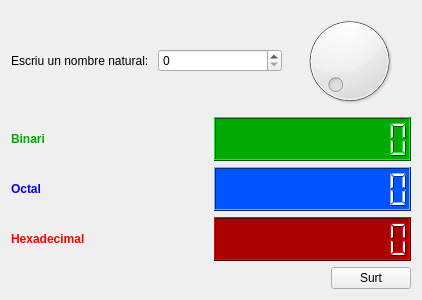
<?xml version="1.0" encoding="UTF-8"?>
<ui version="4.0">
 <class>Form</class>
 <widget class="QWidget" name="Form">
  <property name="geometry">
   <rect>
    <x>0</x>
    <y>0</y>
    <width>422</width>
    <height>300</height>
   </rect>
  </property>
  <property name="windowTitle">
   <string>Conversor</string>
  </property>
  <layout class="QVBoxLayout" name="verticalLayout">
   <item>
    <layout class="QHBoxLayout" name="horizontalLayout">
     <item>
      <widget class="QLabel" name="label">
       <property name="text">
        <string>Escriu un nombre natural: </string>
       </property>
      </widget>
     </item>
     <item>
      <widget class="QSpinBox" name="spinBox">
       <property name="minimumSize">
        <size>
         <width>0</width>
         <height>0</height>
        </size>
       </property>
      </widget>
     </item>
     <item>
      <widget class="QDial" name="dial">
       <property name="minimumSize">
        <size>
         <width>0</width>
         <height>70</height>
        </size>
       </property>
       <property name="maximum">
        <number>99</number>
       </property>
      </widget>
     </item>
    </layout>
   </item>
   <item>
    <layout class="QHBoxLayout" name="horizontalLayout_6">
     <item>
      <widget class="QLabel" name="label_6">
       <property name="palette">
        <palette>
         <active>
          <colorrole role="WindowText">
           <brush brushstyle="SolidPattern">
            <color alpha="255">
             <red>0</red>
             <green>170</green>
             <blue>0</blue>
            </color>
           </brush>
          </colorrole>
         </active>
         <inactive>
          <colorrole role="WindowText">
           <brush brushstyle="SolidPattern">
            <color alpha="255">
             <red>0</red>
             <green>170</green>
             <blue>0</blue>
            </color>
           </brush>
          </colorrole>
         </inactive>
         <disabled>
          <colorrole role="WindowText">
           <brush brushstyle="SolidPattern">
            <color alpha="255">
             <red>165</red>
             <green>167</green>
             <blue>169</blue>
            </color>
           </brush>
          </colorrole>
         </disabled>
        </palette>
       </property>
       <property name="font">
        <font>
         <weight>75</weight>
         <bold>true</bold>
        </font>
       </property>
       <property name="text">
        <string>Binari</string>
       </property>
      </widget>
     </item>
     <item>
      <widget class="QLCDNumber" name="lcdNumber">
       <property name="palette">
        <palette>
         <active>
          <colorrole role="WindowText">
           <brush brushstyle="SolidPattern">
            <color alpha="255">
             <red>255</red>
             <green>255</green>
             <blue>255</blue>
            </color>
           </brush>
          </colorrole>
          <colorrole role="Button">
           <brush brushstyle="SolidPattern">
            <color alpha="255">
             <red>0</red>
             <green>170</green>
             <blue>0</blue>
            </color>
           </brush>
          </colorrole>
          <colorrole role="Light">
           <brush brushstyle="SolidPattern">
            <color alpha="255">
             <red>0</red>
             <green>255</green>
             <blue>0</blue>
            </color>
           </brush>
          </colorrole>
          <colorrole role="Midlight">
           <brush brushstyle="SolidPattern">
            <color alpha="255">
             <red>0</red>
             <green>212</green>
             <blue>0</blue>
            </color>
           </brush>
          </colorrole>
          <colorrole role="Dark">
           <brush brushstyle="SolidPattern">
            <color alpha="255">
             <red>0</red>
             <green>85</green>
             <blue>0</blue>
            </color>
           </brush>
          </colorrole>
          <colorrole role="Mid">
           <brush brushstyle="SolidPattern">
            <color alpha="255">
             <red>0</red>
             <green>113</green>
             <blue>0</blue>
            </color>
           </brush>
          </colorrole>
          <colorrole role="Text">
           <brush brushstyle="SolidPattern">
            <color alpha="255">
             <red>0</red>
             <green>0</green>
             <blue>0</blue>
            </color>
           </brush>
          </colorrole>
          <colorrole role="BrightText">
           <brush brushstyle="SolidPattern">
            <color alpha="255">
             <red>255</red>
             <green>255</green>
             <blue>255</blue>
            </color>
           </brush>
          </colorrole>
          <colorrole role="ButtonText">
           <brush brushstyle="SolidPattern">
            <color alpha="255">
             <red>0</red>
             <green>0</green>
             <blue>0</blue>
            </color>
           </brush>
          </colorrole>
          <colorrole role="Base">
           <brush brushstyle="SolidPattern">
            <color alpha="255">
             <red>255</red>
             <green>255</green>
             <blue>255</blue>
            </color>
           </brush>
          </colorrole>
          <colorrole role="Window">
           <brush brushstyle="SolidPattern">
            <color alpha="255">
             <red>0</red>
             <green>170</green>
             <blue>0</blue>
            </color>
           </brush>
          </colorrole>
          <colorrole role="Shadow">
           <brush brushstyle="SolidPattern">
            <color alpha="255">
             <red>0</red>
             <green>0</green>
             <blue>0</blue>
            </color>
           </brush>
          </colorrole>
          <colorrole role="AlternateBase">
           <brush brushstyle="SolidPattern">
            <color alpha="255">
             <red>127</red>
             <green>212</green>
             <blue>127</blue>
            </color>
           </brush>
          </colorrole>
          <colorrole role="ToolTipBase">
           <brush brushstyle="SolidPattern">
            <color alpha="255">
             <red>255</red>
             <green>255</green>
             <blue>220</blue>
            </color>
           </brush>
          </colorrole>
          <colorrole role="ToolTipText">
           <brush brushstyle="SolidPattern">
            <color alpha="255">
             <red>0</red>
             <green>0</green>
             <blue>0</blue>
            </color>
           </brush>
          </colorrole>
         </active>
         <inactive>
          <colorrole role="WindowText">
           <brush brushstyle="SolidPattern">
            <color alpha="255">
             <red>255</red>
             <green>255</green>
             <blue>255</blue>
            </color>
           </brush>
          </colorrole>
          <colorrole role="Button">
           <brush brushstyle="SolidPattern">
            <color alpha="255">
             <red>0</red>
             <green>170</green>
             <blue>0</blue>
            </color>
           </brush>
          </colorrole>
          <colorrole role="Light">
           <brush brushstyle="SolidPattern">
            <color alpha="255">
             <red>0</red>
             <green>255</green>
             <blue>0</blue>
            </color>
           </brush>
          </colorrole>
          <colorrole role="Midlight">
           <brush brushstyle="SolidPattern">
            <color alpha="255">
             <red>0</red>
             <green>212</green>
             <blue>0</blue>
            </color>
           </brush>
          </colorrole>
          <colorrole role="Dark">
           <brush brushstyle="SolidPattern">
            <color alpha="255">
             <red>0</red>
             <green>85</green>
             <blue>0</blue>
            </color>
           </brush>
          </colorrole>
          <colorrole role="Mid">
           <brush brushstyle="SolidPattern">
            <color alpha="255">
             <red>0</red>
             <green>113</green>
             <blue>0</blue>
            </color>
           </brush>
          </colorrole>
          <colorrole role="Text">
           <brush brushstyle="SolidPattern">
            <color alpha="255">
             <red>0</red>
             <green>0</green>
             <blue>0</blue>
            </color>
           </brush>
          </colorrole>
          <colorrole role="BrightText">
           <brush brushstyle="SolidPattern">
            <color alpha="255">
             <red>255</red>
             <green>255</green>
             <blue>255</blue>
            </color>
           </brush>
          </colorrole>
          <colorrole role="ButtonText">
           <brush brushstyle="SolidPattern">
            <color alpha="255">
             <red>0</red>
             <green>0</green>
             <blue>0</blue>
            </color>
           </brush>
          </colorrole>
          <colorrole role="Base">
           <brush brushstyle="SolidPattern">
            <color alpha="255">
             <red>255</red>
             <green>255</green>
             <blue>255</blue>
            </color>
           </brush>
          </colorrole>
          <colorrole role="Window">
           <brush brushstyle="SolidPattern">
            <color alpha="255">
             <red>0</red>
             <green>170</green>
             <blue>0</blue>
            </color>
           </brush>
          </colorrole>
          <colorrole role="Shadow">
           <brush brushstyle="SolidPattern">
            <color alpha="255">
             <red>0</red>
             <green>0</green>
             <blue>0</blue>
            </color>
           </brush>
          </colorrole>
          <colorrole role="AlternateBase">
           <brush brushstyle="SolidPattern">
            <color alpha="255">
             <red>127</red>
             <green>212</green>
             <blue>127</blue>
            </color>
           </brush>
          </colorrole>
          <colorrole role="ToolTipBase">
           <brush brushstyle="SolidPattern">
            <color alpha="255">
             <red>255</red>
             <green>255</green>
             <blue>220</blue>
            </color>
           </brush>
          </colorrole>
          <colorrole role="ToolTipText">
           <brush brushstyle="SolidPattern">
            <color alpha="255">
             <red>0</red>
             <green>0</green>
             <blue>0</blue>
            </color>
           </brush>
          </colorrole>
         </inactive>
         <disabled>
          <colorrole role="WindowText">
           <brush brushstyle="SolidPattern">
            <color alpha="255">
             <red>0</red>
             <green>85</green>
             <blue>0</blue>
            </color>
           </brush>
          </colorrole>
          <colorrole role="Button">
           <brush brushstyle="SolidPattern">
            <color alpha="255">
             <red>0</red>
             <green>170</green>
             <blue>0</blue>
            </color>
           </brush>
          </colorrole>
          <colorrole role="Light">
           <brush brushstyle="SolidPattern">
            <color alpha="255">
             <red>0</red>
             <green>255</green>
             <blue>0</blue>
            </color>
           </brush>
          </colorrole>
          <colorrole role="Midlight">
           <brush brushstyle="SolidPattern">
            <color alpha="255">
             <red>0</red>
             <green>212</green>
             <blue>0</blue>
            </color>
           </brush>
          </colorrole>
          <colorrole role="Dark">
           <brush brushstyle="SolidPattern">
            <color alpha="255">
             <red>0</red>
             <green>85</green>
             <blue>0</blue>
            </color>
           </brush>
          </colorrole>
          <colorrole role="Mid">
           <brush brushstyle="SolidPattern">
            <color alpha="255">
             <red>0</red>
             <green>113</green>
             <blue>0</blue>
            </color>
           </brush>
          </colorrole>
          <colorrole role="Text">
           <brush brushstyle="SolidPattern">
            <color alpha="255">
             <red>0</red>
             <green>85</green>
             <blue>0</blue>
            </color>
           </brush>
          </colorrole>
          <colorrole role="BrightText">
           <brush brushstyle="SolidPattern">
            <color alpha="255">
             <red>255</red>
             <green>255</green>
             <blue>255</blue>
            </color>
           </brush>
          </colorrole>
          <colorrole role="ButtonText">
           <brush brushstyle="SolidPattern">
            <color alpha="255">
             <red>0</red>
             <green>85</green>
             <blue>0</blue>
            </color>
           </brush>
          </colorrole>
          <colorrole role="Base">
           <brush brushstyle="SolidPattern">
            <color alpha="255">
             <red>0</red>
             <green>170</green>
             <blue>0</blue>
            </color>
           </brush>
          </colorrole>
          <colorrole role="Window">
           <brush brushstyle="SolidPattern">
            <color alpha="255">
             <red>0</red>
             <green>170</green>
             <blue>0</blue>
            </color>
           </brush>
          </colorrole>
          <colorrole role="Shadow">
           <brush brushstyle="SolidPattern">
            <color alpha="255">
             <red>0</red>
             <green>0</green>
             <blue>0</blue>
            </color>
           </brush>
          </colorrole>
          <colorrole role="AlternateBase">
           <brush brushstyle="SolidPattern">
            <color alpha="255">
             <red>0</red>
             <green>170</green>
             <blue>0</blue>
            </color>
           </brush>
          </colorrole>
          <colorrole role="ToolTipBase">
           <brush brushstyle="SolidPattern">
            <color alpha="255">
             <red>255</red>
             <green>255</green>
             <blue>220</blue>
            </color>
           </brush>
          </colorrole>
          <colorrole role="ToolTipText">
           <brush brushstyle="SolidPattern">
            <color alpha="255">
             <red>0</red>
             <green>0</green>
             <blue>0</blue>
            </color>
           </brush>
          </colorrole>
         </disabled>
        </palette>
       </property>
       <property name="autoFillBackground">
        <bool>true</bool>
       </property>
       <property name="digitCount">
        <number>10</number>
       </property>
       <property name="mode">
        <enum>QLCDNumber::Bin</enum>
       </property>
      </widget>
     </item>
    </layout>
   </item>
   <item>
    <layout class="QHBoxLayout" name="horizontalLayout_4">
     <item>
      <widget class="QLabel" name="label_4">
       <property name="palette">
        <palette>
         <active>
          <colorrole role="WindowText">
           <brush brushstyle="SolidPattern">
            <color alpha="255">
             <red>0</red>
             <green>0</green>
             <blue>255</blue>
            </color>
           </brush>
          </colorrole>
         </active>
         <inactive>
          <colorrole role="WindowText">
           <brush brushstyle="SolidPattern">
            <color alpha="255">
             <red>0</red>
             <green>0</green>
             <blue>255</blue>
            </color>
           </brush>
          </colorrole>
         </inactive>
         <disabled>
          <colorrole role="WindowText">
           <brush brushstyle="SolidPattern">
            <color alpha="255">
             <red>165</red>
             <green>167</green>
             <blue>169</blue>
            </color>
           </brush>
          </colorrole>
         </disabled>
        </palette>
       </property>
       <property name="font">
        <font>
         <weight>75</weight>
         <bold>true</bold>
        </font>
       </property>
       <property name="text">
        <string>Octal</string>
       </property>
      </widget>
     </item>
     <item>
      <widget class="QLCDNumber" name="lcdNumber_2">
       <property name="palette">
        <palette>
         <active>
          <colorrole role="WindowText">
           <brush brushstyle="SolidPattern">
            <color alpha="255">
             <red>255</red>
             <green>255</green>
             <blue>255</blue>
            </color>
           </brush>
          </colorrole>
          <colorrole role="Button">
           <brush brushstyle="SolidPattern">
            <color alpha="255">
             <red>0</red>
             <green>85</green>
             <blue>255</blue>
            </color>
           </brush>
          </colorrole>
          <colorrole role="Light">
           <brush brushstyle="SolidPattern">
            <color alpha="255">
             <red>127</red>
             <green>170</green>
             <blue>255</blue>
            </color>
           </brush>
          </colorrole>
          <colorrole role="Midlight">
           <brush brushstyle="SolidPattern">
            <color alpha="255">
             <red>63</red>
             <green>127</green>
             <blue>255</blue>
            </color>
           </brush>
          </colorrole>
          <colorrole role="Dark">
           <brush brushstyle="SolidPattern">
            <color alpha="255">
             <red>0</red>
             <green>42</green>
             <blue>127</blue>
            </color>
           </brush>
          </colorrole>
          <colorrole role="Mid">
           <brush brushstyle="SolidPattern">
            <color alpha="255">
             <red>0</red>
             <green>56</green>
             <blue>170</blue>
            </color>
           </brush>
          </colorrole>
          <colorrole role="Text">
           <brush brushstyle="SolidPattern">
            <color alpha="255">
             <red>0</red>
             <green>0</green>
             <blue>0</blue>
            </color>
           </brush>
          </colorrole>
          <colorrole role="BrightText">
           <brush brushstyle="SolidPattern">
            <color alpha="255">
             <red>255</red>
             <green>255</green>
             <blue>255</blue>
            </color>
           </brush>
          </colorrole>
          <colorrole role="ButtonText">
           <brush brushstyle="SolidPattern">
            <color alpha="255">
             <red>0</red>
             <green>0</green>
             <blue>0</blue>
            </color>
           </brush>
          </colorrole>
          <colorrole role="Base">
           <brush brushstyle="SolidPattern">
            <color alpha="255">
             <red>255</red>
             <green>255</green>
             <blue>255</blue>
            </color>
           </brush>
          </colorrole>
          <colorrole role="Window">
           <brush brushstyle="SolidPattern">
            <color alpha="255">
             <red>0</red>
             <green>85</green>
             <blue>255</blue>
            </color>
           </brush>
          </colorrole>
          <colorrole role="Shadow">
           <brush brushstyle="SolidPattern">
            <color alpha="255">
             <red>0</red>
             <green>0</green>
             <blue>0</blue>
            </color>
           </brush>
          </colorrole>
          <colorrole role="AlternateBase">
           <brush brushstyle="SolidPattern">
            <color alpha="255">
             <red>127</red>
             <green>170</green>
             <blue>255</blue>
            </color>
           </brush>
          </colorrole>
          <colorrole role="ToolTipBase">
           <brush brushstyle="SolidPattern">
            <color alpha="255">
             <red>255</red>
             <green>255</green>
             <blue>220</blue>
            </color>
           </brush>
          </colorrole>
          <colorrole role="ToolTipText">
           <brush brushstyle="SolidPattern">
            <color alpha="255">
             <red>0</red>
             <green>0</green>
             <blue>0</blue>
            </color>
           </brush>
          </colorrole>
         </active>
         <inactive>
          <colorrole role="WindowText">
           <brush brushstyle="SolidPattern">
            <color alpha="255">
             <red>255</red>
             <green>255</green>
             <blue>255</blue>
            </color>
           </brush>
          </colorrole>
          <colorrole role="Button">
           <brush brushstyle="SolidPattern">
            <color alpha="255">
             <red>0</red>
             <green>85</green>
             <blue>255</blue>
            </color>
           </brush>
          </colorrole>
          <colorrole role="Light">
           <brush brushstyle="SolidPattern">
            <color alpha="255">
             <red>127</red>
             <green>170</green>
             <blue>255</blue>
            </color>
           </brush>
          </colorrole>
          <colorrole role="Midlight">
           <brush brushstyle="SolidPattern">
            <color alpha="255">
             <red>63</red>
             <green>127</green>
             <blue>255</blue>
            </color>
           </brush>
          </colorrole>
          <colorrole role="Dark">
           <brush brushstyle="SolidPattern">
            <color alpha="255">
             <red>0</red>
             <green>42</green>
             <blue>127</blue>
            </color>
           </brush>
          </colorrole>
          <colorrole role="Mid">
           <brush brushstyle="SolidPattern">
            <color alpha="255">
             <red>0</red>
             <green>56</green>
             <blue>170</blue>
            </color>
           </brush>
          </colorrole>
          <colorrole role="Text">
           <brush brushstyle="SolidPattern">
            <color alpha="255">
             <red>0</red>
             <green>0</green>
             <blue>0</blue>
            </color>
           </brush>
          </colorrole>
          <colorrole role="BrightText">
           <brush brushstyle="SolidPattern">
            <color alpha="255">
             <red>255</red>
             <green>255</green>
             <blue>255</blue>
            </color>
           </brush>
          </colorrole>
          <colorrole role="ButtonText">
           <brush brushstyle="SolidPattern">
            <color alpha="255">
             <red>0</red>
             <green>0</green>
             <blue>0</blue>
            </color>
           </brush>
          </colorrole>
          <colorrole role="Base">
           <brush brushstyle="SolidPattern">
            <color alpha="255">
             <red>255</red>
             <green>255</green>
             <blue>255</blue>
            </color>
           </brush>
          </colorrole>
          <colorrole role="Window">
           <brush brushstyle="SolidPattern">
            <color alpha="255">
             <red>0</red>
             <green>85</green>
             <blue>255</blue>
            </color>
           </brush>
          </colorrole>
          <colorrole role="Shadow">
           <brush brushstyle="SolidPattern">
            <color alpha="255">
             <red>0</red>
             <green>0</green>
             <blue>0</blue>
            </color>
           </brush>
          </colorrole>
          <colorrole role="AlternateBase">
           <brush brushstyle="SolidPattern">
            <color alpha="255">
             <red>127</red>
             <green>170</green>
             <blue>255</blue>
            </color>
           </brush>
          </colorrole>
          <colorrole role="ToolTipBase">
           <brush brushstyle="SolidPattern">
            <color alpha="255">
             <red>255</red>
             <green>255</green>
             <blue>220</blue>
            </color>
           </brush>
          </colorrole>
          <colorrole role="ToolTipText">
           <brush brushstyle="SolidPattern">
            <color alpha="255">
             <red>0</red>
             <green>0</green>
             <blue>0</blue>
            </color>
           </brush>
          </colorrole>
         </inactive>
         <disabled>
          <colorrole role="WindowText">
           <brush brushstyle="SolidPattern">
            <color alpha="255">
             <red>0</red>
             <green>85</green>
             <blue>0</blue>
            </color>
           </brush>
          </colorrole>
          <colorrole role="Button">
           <brush brushstyle="SolidPattern">
            <color alpha="255">
             <red>0</red>
             <green>85</green>
             <blue>255</blue>
            </color>
           </brush>
          </colorrole>
          <colorrole role="Light">
           <brush brushstyle="SolidPattern">
            <color alpha="255">
             <red>127</red>
             <green>170</green>
             <blue>255</blue>
            </color>
           </brush>
          </colorrole>
          <colorrole role="Midlight">
           <brush brushstyle="SolidPattern">
            <color alpha="255">
             <red>63</red>
             <green>127</green>
             <blue>255</blue>
            </color>
           </brush>
          </colorrole>
          <colorrole role="Dark">
           <brush brushstyle="SolidPattern">
            <color alpha="255">
             <red>0</red>
             <green>42</green>
             <blue>127</blue>
            </color>
           </brush>
          </colorrole>
          <colorrole role="Mid">
           <brush brushstyle="SolidPattern">
            <color alpha="255">
             <red>0</red>
             <green>56</green>
             <blue>170</blue>
            </color>
           </brush>
          </colorrole>
          <colorrole role="Text">
           <brush brushstyle="SolidPattern">
            <color alpha="255">
             <red>0</red>
             <green>42</green>
             <blue>127</blue>
            </color>
           </brush>
          </colorrole>
          <colorrole role="BrightText">
           <brush brushstyle="SolidPattern">
            <color alpha="255">
             <red>255</red>
             <green>255</green>
             <blue>255</blue>
            </color>
           </brush>
          </colorrole>
          <colorrole role="ButtonText">
           <brush brushstyle="SolidPattern">
            <color alpha="255">
             <red>0</red>
             <green>42</green>
             <blue>127</blue>
            </color>
           </brush>
          </colorrole>
          <colorrole role="Base">
           <brush brushstyle="SolidPattern">
            <color alpha="255">
             <red>0</red>
             <green>85</green>
             <blue>255</blue>
            </color>
           </brush>
          </colorrole>
          <colorrole role="Window">
           <brush brushstyle="SolidPattern">
            <color alpha="255">
             <red>0</red>
             <green>85</green>
             <blue>255</blue>
            </color>
           </brush>
          </colorrole>
          <colorrole role="Shadow">
           <brush brushstyle="SolidPattern">
            <color alpha="255">
             <red>0</red>
             <green>0</green>
             <blue>0</blue>
            </color>
           </brush>
          </colorrole>
          <colorrole role="AlternateBase">
           <brush brushstyle="SolidPattern">
            <color alpha="255">
             <red>0</red>
             <green>85</green>
             <blue>255</blue>
            </color>
           </brush>
          </colorrole>
          <colorrole role="ToolTipBase">
           <brush brushstyle="SolidPattern">
            <color alpha="255">
             <red>255</red>
             <green>255</green>
             <blue>220</blue>
            </color>
           </brush>
          </colorrole>
          <colorrole role="ToolTipText">
           <brush brushstyle="SolidPattern">
            <color alpha="255">
             <red>0</red>
             <green>0</green>
             <blue>0</blue>
            </color>
           </brush>
          </colorrole>
         </disabled>
        </palette>
       </property>
       <property name="autoFillBackground">
        <bool>true</bool>
       </property>
       <property name="digitCount">
        <number>10</number>
       </property>
       <property name="mode">
        <enum>QLCDNumber::Oct</enum>
       </property>
      </widget>
     </item>
    </layout>
   </item>
   <item>
    <layout class="QHBoxLayout" name="horizontalLayout_5">
     <item>
      <widget class="QLabel" name="label_5">
       <property name="palette">
        <palette>
         <active>
          <colorrole role="WindowText">
           <brush brushstyle="SolidPattern">
            <color alpha="255">
             <red>255</red>
             <green>0</green>
             <blue>0</blue>
            </color>
           </brush>
          </colorrole>
         </active>
         <inactive>
          <colorrole role="WindowText">
           <brush brushstyle="SolidPattern">
            <color alpha="255">
             <red>255</red>
             <green>0</green>
             <blue>0</blue>
            </color>
           </brush>
          </colorrole>
         </inactive>
         <disabled>
          <colorrole role="WindowText">
           <brush brushstyle="SolidPattern">
            <color alpha="255">
             <red>165</red>
             <green>167</green>
             <blue>169</blue>
            </color>
           </brush>
          </colorrole>
         </disabled>
        </palette>
       </property>
       <property name="font">
        <font>
         <weight>75</weight>
         <bold>true</bold>
        </font>
       </property>
       <property name="text">
        <string>Hexadecimal</string>
       </property>
      </widget>
     </item>
     <item>
      <widget class="QLCDNumber" name="lcdNumber_3">
       <property name="palette">
        <palette>
         <active>
          <colorrole role="WindowText">
           <brush brushstyle="SolidPattern">
            <color alpha="255">
             <red>255</red>
             <green>255</green>
             <blue>255</blue>
            </color>
           </brush>
          </colorrole>
          <colorrole role="Button">
           <brush brushstyle="SolidPattern">
            <color alpha="255">
             <red>170</red>
             <green>0</green>
             <blue>0</blue>
            </color>
           </brush>
          </colorrole>
          <colorrole role="Light">
           <brush brushstyle="SolidPattern">
            <color alpha="255">
             <red>255</red>
             <green>0</green>
             <blue>0</blue>
            </color>
           </brush>
          </colorrole>
          <colorrole role="Midlight">
           <brush brushstyle="SolidPattern">
            <color alpha="255">
             <red>212</red>
             <green>0</green>
             <blue>0</blue>
            </color>
           </brush>
          </colorrole>
          <colorrole role="Dark">
           <brush brushstyle="SolidPattern">
            <color alpha="255">
             <red>85</red>
             <green>0</green>
             <blue>0</blue>
            </color>
           </brush>
          </colorrole>
          <colorrole role="Mid">
           <brush brushstyle="SolidPattern">
            <color alpha="255">
             <red>113</red>
             <green>0</green>
             <blue>0</blue>
            </color>
           </brush>
          </colorrole>
          <colorrole role="Text">
           <brush brushstyle="SolidPattern">
            <color alpha="255">
             <red>0</red>
             <green>0</green>
             <blue>0</blue>
            </color>
           </brush>
          </colorrole>
          <colorrole role="BrightText">
           <brush brushstyle="SolidPattern">
            <color alpha="255">
             <red>255</red>
             <green>255</green>
             <blue>255</blue>
            </color>
           </brush>
          </colorrole>
          <colorrole role="ButtonText">
           <brush brushstyle="SolidPattern">
            <color alpha="255">
             <red>0</red>
             <green>0</green>
             <blue>0</blue>
            </color>
           </brush>
          </colorrole>
          <colorrole role="Base">
           <brush brushstyle="SolidPattern">
            <color alpha="255">
             <red>255</red>
             <green>255</green>
             <blue>255</blue>
            </color>
           </brush>
          </colorrole>
          <colorrole role="Window">
           <brush brushstyle="SolidPattern">
            <color alpha="255">
             <red>170</red>
             <green>0</green>
             <blue>0</blue>
            </color>
           </brush>
          </colorrole>
          <colorrole role="Shadow">
           <brush brushstyle="SolidPattern">
            <color alpha="255">
             <red>0</red>
             <green>0</green>
             <blue>0</blue>
            </color>
           </brush>
          </colorrole>
          <colorrole role="AlternateBase">
           <brush brushstyle="SolidPattern">
            <color alpha="255">
             <red>212</red>
             <green>127</green>
             <blue>127</blue>
            </color>
           </brush>
          </colorrole>
          <colorrole role="ToolTipBase">
           <brush brushstyle="SolidPattern">
            <color alpha="255">
             <red>255</red>
             <green>255</green>
             <blue>220</blue>
            </color>
           </brush>
          </colorrole>
          <colorrole role="ToolTipText">
           <brush brushstyle="SolidPattern">
            <color alpha="255">
             <red>0</red>
             <green>0</green>
             <blue>0</blue>
            </color>
           </brush>
          </colorrole>
         </active>
         <inactive>
          <colorrole role="WindowText">
           <brush brushstyle="SolidPattern">
            <color alpha="255">
             <red>255</red>
             <green>255</green>
             <blue>255</blue>
            </color>
           </brush>
          </colorrole>
          <colorrole role="Button">
           <brush brushstyle="SolidPattern">
            <color alpha="255">
             <red>170</red>
             <green>0</green>
             <blue>0</blue>
            </color>
           </brush>
          </colorrole>
          <colorrole role="Light">
           <brush brushstyle="SolidPattern">
            <color alpha="255">
             <red>255</red>
             <green>0</green>
             <blue>0</blue>
            </color>
           </brush>
          </colorrole>
          <colorrole role="Midlight">
           <brush brushstyle="SolidPattern">
            <color alpha="255">
             <red>212</red>
             <green>0</green>
             <blue>0</blue>
            </color>
           </brush>
          </colorrole>
          <colorrole role="Dark">
           <brush brushstyle="SolidPattern">
            <color alpha="255">
             <red>85</red>
             <green>0</green>
             <blue>0</blue>
            </color>
           </brush>
          </colorrole>
          <colorrole role="Mid">
           <brush brushstyle="SolidPattern">
            <color alpha="255">
             <red>113</red>
             <green>0</green>
             <blue>0</blue>
            </color>
           </brush>
          </colorrole>
          <colorrole role="Text">
           <brush brushstyle="SolidPattern">
            <color alpha="255">
             <red>0</red>
             <green>0</green>
             <blue>0</blue>
            </color>
           </brush>
          </colorrole>
          <colorrole role="BrightText">
           <brush brushstyle="SolidPattern">
            <color alpha="255">
             <red>255</red>
             <green>255</green>
             <blue>255</blue>
            </color>
           </brush>
          </colorrole>
          <colorrole role="ButtonText">
           <brush brushstyle="SolidPattern">
            <color alpha="255">
             <red>0</red>
             <green>0</green>
             <blue>0</blue>
            </color>
           </brush>
          </colorrole>
          <colorrole role="Base">
           <brush brushstyle="SolidPattern">
            <color alpha="255">
             <red>255</red>
             <green>255</green>
             <blue>255</blue>
            </color>
           </brush>
          </colorrole>
          <colorrole role="Window">
           <brush brushstyle="SolidPattern">
            <color alpha="255">
             <red>170</red>
             <green>0</green>
             <blue>0</blue>
            </color>
           </brush>
          </colorrole>
          <colorrole role="Shadow">
           <brush brushstyle="SolidPattern">
            <color alpha="255">
             <red>0</red>
             <green>0</green>
             <blue>0</blue>
            </color>
           </brush>
          </colorrole>
          <colorrole role="AlternateBase">
           <brush brushstyle="SolidPattern">
            <color alpha="255">
             <red>212</red>
             <green>127</green>
             <blue>127</blue>
            </color>
           </brush>
          </colorrole>
          <colorrole role="ToolTipBase">
           <brush brushstyle="SolidPattern">
            <color alpha="255">
             <red>255</red>
             <green>255</green>
             <blue>220</blue>
            </color>
           </brush>
          </colorrole>
          <colorrole role="ToolTipText">
           <brush brushstyle="SolidPattern">
            <color alpha="255">
             <red>0</red>
             <green>0</green>
             <blue>0</blue>
            </color>
           </brush>
          </colorrole>
         </inactive>
         <disabled>
          <colorrole role="WindowText">
           <brush brushstyle="SolidPattern">
            <color alpha="255">
             <red>0</red>
             <green>85</green>
             <blue>0</blue>
            </color>
           </brush>
          </colorrole>
          <colorrole role="Button">
           <brush brushstyle="SolidPattern">
            <color alpha="255">
             <red>170</red>
             <green>0</green>
             <blue>0</blue>
            </color>
           </brush>
          </colorrole>
          <colorrole role="Light">
           <brush brushstyle="SolidPattern">
            <color alpha="255">
             <red>255</red>
             <green>0</green>
             <blue>0</blue>
            </color>
           </brush>
          </colorrole>
          <colorrole role="Midlight">
           <brush brushstyle="SolidPattern">
            <color alpha="255">
             <red>212</red>
             <green>0</green>
             <blue>0</blue>
            </color>
           </brush>
          </colorrole>
          <colorrole role="Dark">
           <brush brushstyle="SolidPattern">
            <color alpha="255">
             <red>85</red>
             <green>0</green>
             <blue>0</blue>
            </color>
           </brush>
          </colorrole>
          <colorrole role="Mid">
           <brush brushstyle="SolidPattern">
            <color alpha="255">
             <red>113</red>
             <green>0</green>
             <blue>0</blue>
            </color>
           </brush>
          </colorrole>
          <colorrole role="Text">
           <brush brushstyle="SolidPattern">
            <color alpha="255">
             <red>85</red>
             <green>0</green>
             <blue>0</blue>
            </color>
           </brush>
          </colorrole>
          <colorrole role="BrightText">
           <brush brushstyle="SolidPattern">
            <color alpha="255">
             <red>255</red>
             <green>255</green>
             <blue>255</blue>
            </color>
           </brush>
          </colorrole>
          <colorrole role="ButtonText">
           <brush brushstyle="SolidPattern">
            <color alpha="255">
             <red>85</red>
             <green>0</green>
             <blue>0</blue>
            </color>
           </brush>
          </colorrole>
          <colorrole role="Base">
           <brush brushstyle="SolidPattern">
            <color alpha="255">
             <red>170</red>
             <green>0</green>
             <blue>0</blue>
            </color>
           </brush>
          </colorrole>
          <colorrole role="Window">
           <brush brushstyle="SolidPattern">
            <color alpha="255">
             <red>170</red>
             <green>0</green>
             <blue>0</blue>
            </color>
           </brush>
          </colorrole>
          <colorrole role="Shadow">
           <brush brushstyle="SolidPattern">
            <color alpha="255">
             <red>0</red>
             <green>0</green>
             <blue>0</blue>
            </color>
           </brush>
          </colorrole>
          <colorrole role="AlternateBase">
           <brush brushstyle="SolidPattern">
            <color alpha="255">
             <red>170</red>
             <green>0</green>
             <blue>0</blue>
            </color>
           </brush>
          </colorrole>
          <colorrole role="ToolTipBase">
           <brush brushstyle="SolidPattern">
            <color alpha="255">
             <red>255</red>
             <green>255</green>
             <blue>220</blue>
            </color>
           </brush>
          </colorrole>
          <colorrole role="ToolTipText">
           <brush brushstyle="SolidPattern">
            <color alpha="255">
             <red>0</red>
             <green>0</green>
             <blue>0</blue>
            </color>
           </brush>
          </colorrole>
         </disabled>
        </palette>
       </property>
       <property name="autoFillBackground">
        <bool>true</bool>
       </property>
       <property name="digitCount">
        <number>10</number>
       </property>
       <property name="mode">
        <enum>QLCDNumber::Hex</enum>
       </property>
      </widget>
     </item>
    </layout>
   </item>
   <item>
    <layout class="QHBoxLayout" name="horizontalLayout_2">
     <item>
      <spacer name="horizontalSpacer">
       <property name="orientation">
        <enum>Qt::Horizontal</enum>
       </property>
       <property name="sizeHint" stdset="0">
        <size>
         <width>40</width>
         <height>20</height>
        </size>
       </property>
      </spacer>
     </item>
     <item>
      <widget class="QPushButton" name="pushButton">
       <property name="text">
        <string>Surt</string>
       </property>
      </widget>
     </item>
    </layout>
   </item>
  </layout>
 </widget>
 <resources/>
 <connections>
  <connection>
   <sender>spinBox</sender>
   <signal>valueChanged(int)</signal>
   <receiver>dial</receiver>
   <slot>setValue(int)</slot>
   <hints>
    <hint type="sourcelabel">
     <x>246</x>
     <y>50</y>
    </hint>
    <hint type="destinationlabel">
     <x>346</x>
     <y>17</y>
    </hint>
   </hints>
  </connection>
  <connection>
   <sender>dial</sender>
   <signal>valueChanged(int)</signal>
   <receiver>spinBox</receiver>
   <slot>setValue(int)</slot>
   <hints>
    <hint type="sourcelabel">
     <x>305</x>
     <y>71</y>
    </hint>
    <hint type="destinationlabel">
     <x>276</x>
     <y>59</y>
    </hint>
   </hints>
  </connection>
  <connection>
   <sender>spinBox</sender>
   <signal>valueChanged(int)</signal>
   <receiver>lcdNumber</receiver>
   <slot>display(int)</slot>
   <hints>
    <hint type="sourcelabel">
     <x>177</x>
     <y>61</y>
    </hint>
    <hint type="destinationlabel">
     <x>222</x>
     <y>136</y>
    </hint>
   </hints>
  </connection>
  <connection>
   <sender>spinBox</sender>
   <signal>valueChanged(int)</signal>
   <receiver>lcdNumber_2</receiver>
   <slot>display(int)</slot>
   <hints>
    <hint type="sourcelabel">
     <x>181</x>
     <y>68</y>
    </hint>
    <hint type="destinationlabel">
     <x>226</x>
     <y>198</y>
    </hint>
   </hints>
  </connection>
  <connection>
   <sender>spinBox</sender>
   <signal>valueChanged(int)</signal>
   <receiver>lcdNumber_3</receiver>
   <slot>display(int)</slot>
   <hints>
    <hint type="sourcelabel">
     <x>190</x>
     <y>59</y>
    </hint>
    <hint type="destinationlabel">
     <x>222</x>
     <y>228</y>
    </hint>
   </hints>
  </connection>
  <connection>
   <sender>pushButton</sender>
   <signal>clicked()</signal>
   <receiver>Form</receiver>
   <slot>close()</slot>
   <hints>
    <hint type="sourcelabel">
     <x>350</x>
     <y>265</y>
    </hint>
    <hint type="destinationlabel">
     <x>204</x>
     <y>253</y>
    </hint>
   </hints>
  </connection>
 </connections>
</ui>
